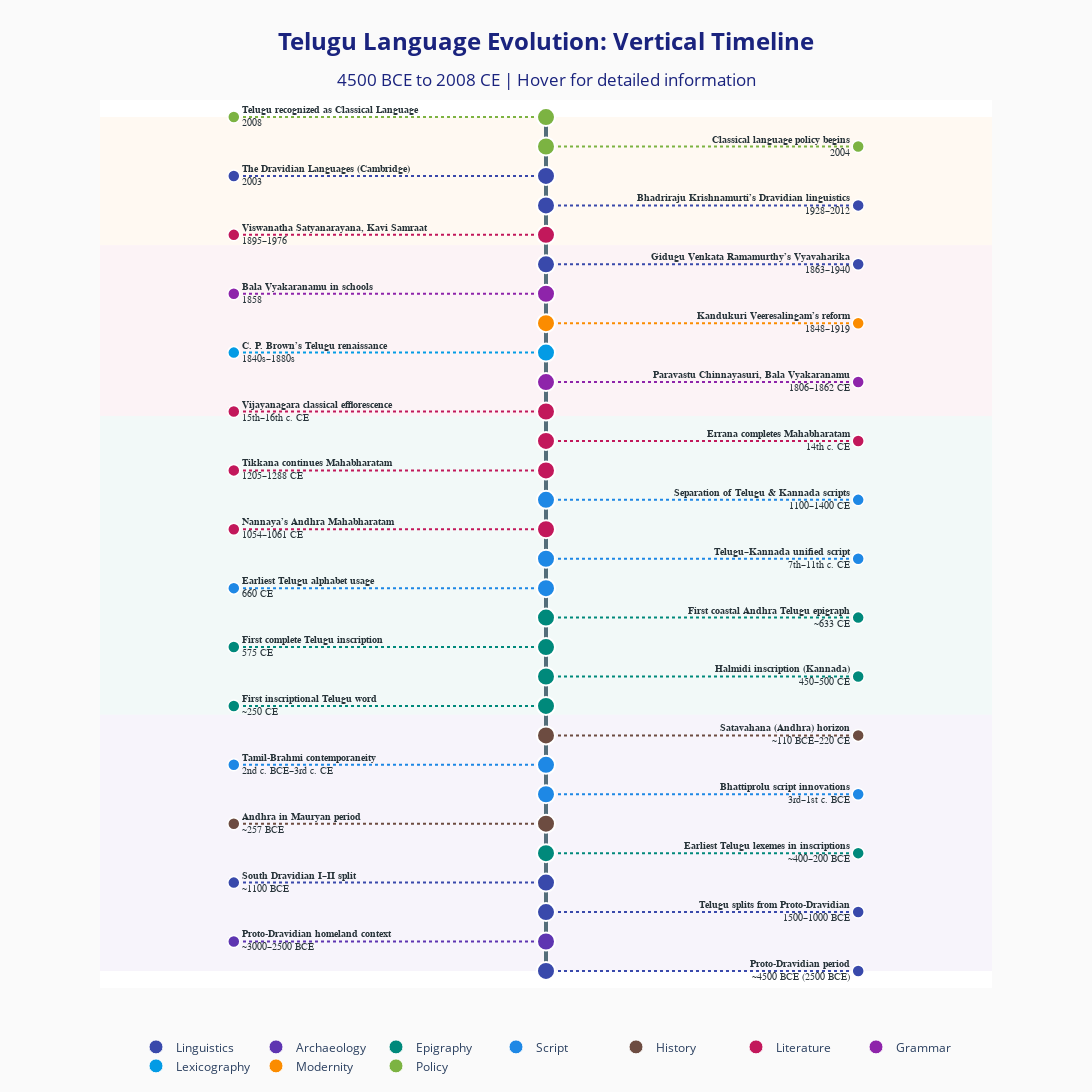

The notebook cell this image was saved under:
### Code cell
# 6. Category legend
for cat, col in category_colors.items():
    fig.add_trace(go.Scatter(
        x=[None], y=[None], mode='markers',
        marker=dict(size=14, color=col, line=dict(color='white', width=1)),
        name=cat, hoverinfo='skip'
    ))

# Layout
fig.update_layout(
    title=dict(
        text="<b>Telugu Language Evolution: Vertical Timeline</b><br>"
             "<sub>4500 BCE to 2008 CE | Hover for detailed information</sub>",
        x=0.5, font=dict(size=24, color='#1a237e')
    ),
    showlegend=True,
    legend=dict(orientation="h", y=-0.05, x=0.5, xanchor="center"),
    xaxis=dict(visible=False, range=[0, 1]),
    yaxis=dict(visible=False, range=[-0.02, 1.02]),
    width=1400, height=3500,
    margin=dict(l=100, r=100, t=100, b=80),
    paper_bgcolor='#fafafa',
    plot_bgcolor='#ffffff',
    shapes=shapes,
    hovermode='closest'
)

fig.write_html("telugu_vertical_timeline.html", include_plotlyjs="cdn")
fig.show()

### Figure 1 — Plotly figure (JSON) as saved in the notebook; plotly's stock layout.template omitted (floating-point values rounded to 4 significant figures)
{"data": [{"hoverinfo": "skip", "line": {"color": "#546e7a", "width": 4}, "mode": "lines", "showlegend": false, "type": "scatter", "x": [0.5, 0.5], "y": [0, 1]}, {"hoverinfo": "skip", "line": {"color": "#3949ab", "dash": "dot", "width": 2}, "mode": "lines", "showlegend": false, "type": "scatter", "x": [0.5, 0.85], "y": [0, 0]}, {"hoverinfo": "skip", "line": {"color": "#5e35b1", "dash": "dot", "width": 2}, "mode": "lines", "showlegend": false, "type": "scatter", "x": [0.5, 0.15], "y": [0.03448, 0.03448]}, {"hoverinfo": "skip", "line": {"color": "#3949ab", "dash": "dot", "width": 2}, "mode": "lines", "showlegend": false, "type": "scatter", "x": [0.5, 0.85], "y": [0.06897, 0.06897]}, {"hoverinfo": "skip", "line": {"color": "#3949ab", "dash": "dot", "width": 2}, "mode": "lines", "showlegend": false, "type": "scatter", "x": [0.5, 0.15], "y": [0.1034, 0.1034]}, {"hoverinfo": "skip", "line": {"color": "#00897b", "dash": "dot", "width": 2}, "mode": "lines", "showlegend": false, "type": "scatter", "x": [0.5, 0.85], "y": [0.1379, 0.1379]}, {"hoverinfo": "skip", "line": {"color": "#6d4c41", "dash": "dot", "width": 2}, "mode": "lines", "showlegend": false, "type": "scatter", "x": [0.5, 0.15], "y": [0.1724, 0.1724]}, {"hoverinfo": "skip", "line": {"color": "#1e88e5", "dash": "dot", "width": 2}, "mode": "lines", "showlegend": false, "type": "scatter", "x": [0.5, 0.85], "y": [0.2069, 0.2069]}, {"hoverinfo": "skip", "line": {"color": "#1e88e5", "dash": "dot", "width": 2}, "mode": "lines", "showlegend": false, "type": "scatter", "x": [0.5, 0.15], "y": [0.2414, 0.2414]}, {"hoverinfo": "skip", "line": {"color": "#6d4c41", "dash": "dot", "width": 2}, "mode": "lines", "showlegend": false, "type": "scatter", "x": [0.5, 0.85], "y": [0.2759, 0.2759]}, {"hoverinfo": "skip", "line": {"color": "#00897b", "dash": "dot", "width": 2}, "mode": "lines", "showlegend": false, "type": "scatter", "x": [0.5, 0.15], "y": [0.3103, 0.3103]}, {"hoverinfo": "skip", "line": {"color": "#00897b", "dash": "dot", "width": 2}, "mode": "lines", "showlegend": false, "type": "scatter", "x": [0.5, 0.85], "y": [0.3448, 0.3448]}, {"hoverinfo": "skip", "line": {"color": "#00897b", "dash": "dot", "width": 2}, "mode": "lines", "showlegend": false, "type": "scatter", "x": [0.5, 0.15], "y": [0.3793, 0.3793]}, {"hoverinfo": "skip", "line": {"color": "#00897b", "dash": "dot", "width": 2}, "mode": "lines", "showlegend": false, "type": "scatter", "x": [0.5, 0.85], "y": [0.4138, 0.4138]}, {"hoverinfo": "skip", "line": {"color": "#1e88e5", "dash": "dot", "width": 2}, "mode": "lines", "showlegend": false, "type": "scatter", "x": [0.5, 0.15], "y": [0.4483, 0.4483]}, {"hoverinfo": "skip", "line": {"color": "#1e88e5", "dash": "dot", "width": 2}, "mode": "lines", "showlegend": false, "type": "scatter", "x": [0.5, 0.85], "y": [0.4828, 0.4828]}, {"hoverinfo": "skip", "line": {"color": "#c2185b", "dash": "dot", "width": 2}, "mode": "lines", "showlegend": false, "type": "scatter", "x": [0.5, 0.15], "y": [0.5172, 0.5172]}, {"hoverinfo": "skip", "line": {"color": "#1e88e5", "dash": "dot", "width": 2}, "mode": "lines", "showlegend": false, "type": "scatter", "x": [0.5, 0.85], "y": [0.5517, 0.5517]}, {"hoverinfo": "skip", "line": {"color": "#c2185b", "dash": "dot", "width": 2}, "mode": "lines", "showlegend": false, "type": "scatter", "x": [0.5, 0.15], "y": [0.5862, 0.5862]}, {"hoverinfo": "skip", "line": {"color": "#c2185b", "dash": "dot", "width": 2}, "mode": "lines", "showlegend": false, "type": "scatter", "x": [0.5, 0.85], "y": [0.6207, 0.6207]}, {"hoverinfo": "skip", "line": {"color": "#c2185b", "dash": "dot", "width": 2}, "mode": "lines", "showlegend": false, "type": "scatter", "x": [0.5, 0.15], "y": [0.6552, 0.6552]}, {"hoverinfo": "skip", "line": {"color": "#8e24aa", "dash": "dot", "width": 2}, "mode": "lines", "showlegend": false, "type": "scatter", "x": [0.5, 0.85], "y": [0.6897, 0.6897]}, {"hoverinfo": "skip", "line": {"color": "#039be5", "dash": "dot", "width": 2}, "mode": "lines", "showlegend": false, "type": "scatter", "x": [0.5, 0.15], "y": [0.7241, 0.7241]}, {"hoverinfo": "skip", "line": {"color": "#fb8c00", "dash": "dot", "width": 2}, "mode": "lines", "showlegend": false, "type": "scatter", "x": [0.5, 0.85], "y": [0.7586, 0.7586]}, {"hoverinfo": "skip", "line": {"color": "#8e24aa", "dash": "dot", "width": 2}, "mode": "lines", "showlegend": false, "type": "scatter", "x": [0.5, 0.15], "y": [0.7931, 0.7931]}, {"hoverinfo": "skip", "line": {"color": "#3949ab", "dash": "dot", "width": 2}, "mode": "lines", "showlegend": false, "type": "scatter", "x": [0.5, 0.85], "y": [0.8276, 0.8276]}, {"hoverinfo": "skip", "line": {"color": "#c2185b", "dash": "dot", "width": 2}, "mode": "lines", "showlegend": false, "type": "scatter", "x": [0.5, 0.15], "y": [0.8621, 0.8621]}, {"hoverinfo": "skip", "line": {"color": "#3949ab", "dash": "dot", "width": 2}, "mode": "lines", "showlegend": false, "type": "scatter", "x": [0.5, 0.85], "y": [0.8966, 0.8966]}, {"hoverinfo": "skip", "line": {"color": "#3949ab", "dash": "dot", "width": 2}, "mode": "lines", "showlegend": false, "type": "scatter", "x": [0.5, 0.15], "y": [0.931, 0.931]}, {"hoverinfo": "skip", "line": {"color": "#7cb342", "dash": "dot", "width": 2}, "mode": "lines", "showlegend": false, "type": "scatter", "x": [0.5, 0.85], "y": [0.9655, 0.9655]}, {"hoverinfo": "skip", "line": {"color": "#7cb342", "dash": "dot", "width": 2}, "mode": "lines", "showlegend": false, "type": "scatter", "x": [0.5, 0.15], "y": [1, 1]}, {"hovertemplate": "%{text}<extra></extra>", "marker": {"color": ["#3949ab", "#5e35b1", "#3949ab", "#3949ab", "#00897b", "#6d4c41", "#1e88e5", "#1e88e5", "#6d4c41", "#00897b", "#00897b", "#00897b", "#00897b", "#1e88e5", "#1e88e5", "#c2185b", "#1e88e5", "#c2185b", "#c2185b", "#c2185b", "#8e24aa", "#039be5", "#fb8c00", "#8e24aa", "#3949ab", "#c2185b", "#3949ab", "#3949ab", "#7cb342", "#7cb342"], "line": {"color": "white", "width": 2}, "size": 18}, "mode": "markers", "showlegend": false, "text": ["<b>Proto-Dravidian period</b><br><b>Period:</b> ~4500 BCE (2500 BCE)<br><b>Category:</b> Linguistics<br><br><b>Evidence:</b><br>Bayesian phylogenetics; comparative-historical linguistics<br><br><b>Description:</b><br>Proto-Dravidian dated to ~4,500 years before present; linguistic reconstruction anchors Dravidian family origins.<br><br><b>References:</b> [web:240][web:251][web:187][web:184]", "<b>Proto-Dravidian homeland context</b><br><b>Period:</b> ~3000–2500 BCE<br><b>Category:</b> Archaeology<br><br><b>Evidence:</b><br>Archaeolinguistics; cultural lexicon (agriculture, metallurgy, ecology)<br><br><b>Description:</b><br>Lexical reconstructions imply Southern Neolithic cultural ecology in peninsular India.<br><br><b>References:</b> [web:184][web:187]", "<b>Telugu splits from Proto-Dravidian</b><br><b>Period:</b> 1500–1000 BCE<br><b>Category:</b> Linguistics<br><br><b>Evidence:</b><br>Comparative phonological reconstruction; family tree topology<br><br><b>Description:</b><br>Telugu diverges as South-Central Dravidian branch, distinct from Tamil branch.<br><br><b>References:</b> [web:240][web:251]", "<b>South Dravidian I–II split</b><br><b>Period:</b> ~1100 BCE<br><b>Category:</b> Linguistics<br><br><b>Evidence:</b><br>Phylogenetic dating; subgroup innovations<br><br><b>Description:</b><br>South Dravidian split (~1100 BCE) separates Telugu lineage from South Dravidian I (e.g., Tamil).<br><br><b>References:</b> [web:240][web:251]", "<b>Earliest Telugu lexemes in inscriptions</b><br><b>Period:</b> ~400–200 BCE<br><b>Category:</b> Epigraphy<br><br><b>Evidence:</b><br>Bhattiprolu casket inscriptions; paleographic analysis<br><br><b>Description:</b><br>Prakrit inscriptions in the Andhra region include Telugu words; Dravidian-oriented letter forms emerge.<br><br><b>References:</b> [web:179][web:183][web:18][web:69]", "<b>Andhra in Mauryan period</b><br><b>Period:</b> ~257 BCE<br><b>Category:</b> History<br><br><b>Evidence:</b><br>Classical references; regional historiography<br><br><b>Description:</b><br>‘Andhra’ appears as a regional-linguistic identity during/near Mauryan horizons.<br><br><b>References:</b> [web:184][web:190]", "<b>Bhattiprolu script innovations</b><br><b>Period:</b> 3rd–1st c. BCE<br><b>Category:</b> Script<br><br><b>Evidence:</b><br>Paleography; structural features (inherent vowel discarded; distinct glyphs)<br><br><b>Description:</b><br>Brahmi variant adapted for Dravidian phonology; inscriptions are in Prakrit though letterforms suit Dravidian.<br><br><b>References:</b> [web:2][web:18][web:69]", "<b>Tamil-Brahmi contemporaneity</b><br><b>Period:</b> 2nd c. BCE–3rd c. CE<br><b>Category:</b> Script<br><br><b>Evidence:</b><br>Southern Brahmi adaptations; Dravidian morphophonology in script<br><br><b>Description:</b><br>Parallel southern Brahmi stream evidences Dravidian-motivated orthographic reforms.<br><br><b>References:</b> [web:137]", "<b>Satavahana (Andhra) horizon</b><br><b>Period:</b> ~110 BCE–220 CE<br><b>Category:</b> History<br><br><b>Evidence:</b><br>Epigraphy and coinage; Purāṇic notice<br><br><b>Description:</b><br>Satavahanas identified as ‘Andhra’; inscriptions largely in Prakrit amidst Telugu-speaking substrate.<br><br><b>References:</b> [web:305][web:308][web:310]", "<b>First inscriptional Telugu word</b><br><b>Period:</b> ~250 CE<br><b>Category:</b> Epigraphy<br><br><b>Evidence:</b><br>Nagarjunakonda/Amaravati sphere; lexeme ‘Nagabu’ attested<br><br><b>Description:</b><br>Early Telugu lexeme in stone records marks transition to identifiable Telugu within inscriptions.<br><br><b>References:</b> [web:188][web:315]", "<b>Halmidi inscription (Kannada)</b><br><b>Period:</b> 450–500 CE<br><b>Category:</b> Epigraphy<br><br><b>Evidence:</b><br>Kadamba script; earliest Kannada-language epigraph<br><br><b>Description:</b><br>Demonstrates the early South-Western script continuum related to later Telugu-Kannada developments.<br><br><b>References:</b> [web:103][web:105][web:109]", "<b>First complete Telugu inscription</b><br><b>Period:</b> 575 CE<br><b>Category:</b> Epigraphy<br><br><b>Evidence:</b><br>Renati Chola records (Kadapa region)<br><br><b>Description:</b><br>Telugu becomes an administrative inscriptional language with full syntactic deployment.<br><br><b>References:</b> [web:104][web:180][web:188][web:110]", "<b>First coastal Andhra Telugu epigraph</b><br><b>Period:</b> ~633 CE<br><b>Category:</b> Epigraphy<br><br><b>Evidence:</b><br>Early Āndhradeśa corpus survey<br><br><b>Description:</b><br>Geographical expansion of written Telugu into coastal tracts is epigraphically visible.<br><br><b>References:</b> [web:183]", "<b>Earliest Telugu alphabet usage</b><br><b>Period:</b> 660 CE<br><b>Category:</b> Script<br><br><b>Evidence:</b><br>Vikramaditya I inscription; Sanskrit in Telugu-Kannada script<br><br><b>Description:</b><br>Shows early deployment of Telugu-Kannada glyph forms for writing non-Telugu language content.<br><br><b>References:</b> [web:186]", "<b>Telugu–Kannada unified script</b><br><b>Period:</b> 7th–11th c. CE<br><b>Category:</b> Script<br><br><b>Evidence:</b><br>Kadamba → Telugu-Kannada continuum; Eastern Chalukya diffusion<br><br><b>Description:</b><br>Shared akshara system serves both languages for several centuries before stylistic divergence.<br><br><b>References:</b> [web:21][web:42][web:49][web:85]", "<b>Nannaya’s Andhra Mahabharatam</b><br><b>Period:</b> 1054–1061 CE<br><b>Category:</b> Literature<br><br><b>Evidence:</b><br>Court patronage (Raja Raja Narendra); early champu style<br><br><b>Description:</b><br>Adi Kavi Nannaya inaugurates classical Telugu literature and codifies literary register.<br><br><b>References:</b> [web:215][web:222][web:224][web:212]", "<b>Separation of Telugu & Kannada scripts</b><br><b>Period:</b> 1100–1400 CE<br><b>Category:</b> Script<br><br><b>Evidence:</b><br>Paleographic drift; regional styles<br><br><b>Description:</b><br>Unified Telugu–Kannada script differentiates into distinct modern trajectories over three centuries.<br><br><b>References:</b> [web:21][web:85][web:87]", "<b>Tikkana continues Mahabharatam</b><br><b>Period:</b> 1205–1288 CE<br><b>Category:</b> Literature<br><br><b>Evidence:</b><br>Kakatiya-era literary expansion; Ubhaya Kavi Mitrudu<br><br><b>Description:</b><br>Translates 15 later parvas, sustaining high classical style and literary continuity.<br><br><b>References:</b> [web:213][web:216][web:219]", "<b>Errana completes Mahabharatam</b><br><b>Period:</b> 14th c. CE<br><b>Category:</b> Literature<br><br><b>Evidence:</b><br>Completion of Aranya Parvam remainder<br><br><b>Description:</b><br>Kavitrayam’s 300-year project defines Telugu classicism and autonomous literary identity.<br><br><b>References:</b> [web:222]", "<b>Vijayanagara classical efflorescence</b><br><b>Period:</b> 15th–16th c. CE<br><b>Category:</b> Literature<br><br><b>Evidence:</b><br>Ashtadiggajas; Peddana’s Manucharitramu<br><br><b>Description:</b><br>Telugu reaches classical zenith at imperial court with ornate prabandha tradition.<br><br><b>References:</b> [web:220][web:214][web:226]", "<b>Paravastu Chinnayasuri, Bala Vyakaranamu</b><br><b>Period:</b> 1806–1862 CE<br><b>Category:</b> Grammar<br><br><b>Evidence:</b><br>Paninian framing of Telugu; prescriptive codification<br><br><b>Description:</b><br>Standardizes Grandhika register and pedagogy; entrenches diglossia with Vyavaharika.<br><br><b>References:</b> [web:247][web:253][web:250]", "<b>C. P. Brown’s Telugu renaissance</b><br><b>Period:</b> 1840s–1880s<br><b>Category:</b> Lexicography<br><br><b>Evidence:</b><br>Dictionaries; manuscript rescue; critical editions<br><br><b>Description:</b><br>Systematic preservation and lexicographic standards prevent severe loss of classical corpus.<br><br><b>References:</b> [web:276][web:285][web:288]", "<b>Kandukuri Veeresalingam’s reform</b><br><b>Period:</b> 1848–1919<br><b>Category:</b> Modernity<br><br><b>Evidence:</b><br>First Telugu novel; widow remarriage; journals<br><br><b>Description:</b><br>Harnesses Telugu for social reform, women’s education, and modern prose.<br><br><b>References:</b> [web:277][web:283][web:289][web:274]", "<b>Bala Vyakaranamu in schools</b><br><b>Period:</b> 1858<br><b>Category:</b> Grammar<br><br><b>Evidence:</b><br>Educational standardization of prescriptive grammar<br><br><b>Description:</b><br>Codified norms pervade curricula, shaping prose and formal instruction.<br><br><b>References:</b> [web:250][web:247]", "<b>Gidugu Venkata Ramamurthy’s Vyavaharika</b><br><b>Period:</b> 1863–1940<br><b>Category:</b> Linguistics<br><br><b>Evidence:</b><br>Colloquial advocacy; Savara linguistics<br><br><b>Description:</b><br>Establishes linguistic democracy prioritizing spoken Telugu; August 29 observed as Telugu Language Day.<br><br><b>References:</b> [web:252][web:246][web:249][web:255]", "<b>Viswanatha Satyanarayana, Kavi Samraat</b><br><b>Period:</b> 1895–1976<br><b>Category:</b> Literature<br><br><b>Evidence:</b><br>Jnanpith 1970; classical meters in modern oeuvre<br><br><b>Description:</b><br>Demonstrates modern classical mastery with vast, genre-spanning contributions.<br><br><b>References:</b> [web:278][web:272][web:284]", "<b>Bhadriraju Krishnamurti’s Dravidian linguistics</b><br><b>Period:</b> 1928–2012<br><b>Category:</b> Linguistics<br><br><b>Evidence:</b><br>Telugu Verbal Bases (1961); The Dravidian Languages (2003)<br><br><b>Description:</b><br>Indigenous scholar synthesizes insider knowledge with rigorous comparative method.<br><br><b>References:</b> [web:245][web:251][web:263][web:232]", "<b>The Dravidian Languages (Cambridge)</b><br><b>Period:</b> 2003<br><b>Category:</b> Linguistics<br><br><b>Evidence:</b><br>Comprehensive synthesis; standard reference<br><br><b>Description:</b><br>Definitive framework for Dravidian comparative linguistics and Telugu’s place within it.<br><br><b>References:</b> [web:251][web:263]", "<b>Classical language policy begins</b><br><b>Period:</b> 2004<br><b>Category:</b> Policy<br><br><b>Evidence:</b><br>Government criteria; expert committee<br><br><b>Description:</b><br>Criteria codified for classical status; Tamil designated first under policy.<br><br><b>References:</b> [web:309][web:312]", "<b>Telugu recognized as Classical Language</b><br><b>Period:</b> 2008<br><b>Category:</b> Policy<br><br><b>Evidence:</b><br>Government notification; legal scrutiny later upheld<br><br><b>Description:</b><br>Documentation on antiquity, independent literature, and continuity secures classical status.<br><br><b>References:</b> [web:307][web:309][web:312][web:314]"], "type": "scatter", "x": [0.5, 0.5, 0.5, 0.5, 0.5, 0.5, 0.5, 0.5, 0.5, 0.5, 0.5, 0.5, 0.5, 0.5, 0.5, 0.5, 0.5, 0.5, 0.5, 0.5, 0.5, 0.5, 0.5, 0.5, 0.5, 0.5, 0.5, 0.5, 0.5, 0.5], "y": [0.0, 0.03448, 0.06897, 0.1034, 0.1379, 0.1724, 0.2069, 0.2414, 0.2759, 0.3103, 0.3448, 0.3793, 0.4138, 0.4483, 0.4828, 0.5172, 0.5517, 0.5862, 0.6207, 0.6552, 0.6897, 0.7241, 0.7586, 0.7931, 0.8276, 0.8621, 0.8966, 0.931, 0.9655, 1.0]}, {"hovertemplate": "%{hovertext}<extra></extra>", "hovertext": ["<b>Proto-Dravidian period</b><br><b>Period:</b> ~4500 BCE (2500 BCE)<br><b>Category:</b> Linguistics<br><br><b>Evidence:</b><br>Bayesian phylogenetics; comparative-historical linguistics<br><br><b>Description:</b><br>Proto-Dravidian dated to ~4,500 years before present; linguistic reconstruction anchors Dravidian family origins.<br><br><b>References:</b> [web:240][web:251][web:187][web:184]", "<b>Proto-Dravidian homeland context</b><br><b>Period:</b> ~3000–2500 BCE<br><b>Category:</b> Archaeology<br><br><b>Evidence:</b><br>Archaeolinguistics; cultural lexicon (agriculture, metallurgy, ecology)<br><br><b>Description:</b><br>Lexical reconstructions imply Southern Neolithic cultural ecology in peninsular India.<br><br><b>References:</b> [web:184][web:187]", "<b>Telugu splits from Proto-Dravidian</b><br><b>Period:</b> 1500–1000 BCE<br><b>Category:</b> Linguistics<br><br><b>Evidence:</b><br>Comparative phonological reconstruction; family tree topology<br><br><b>Description:</b><br>Telugu diverges as South-Central Dravidian branch, distinct from Tamil branch.<br><br><b>References:</b> [web:240][web:251]", "<b>South Dravidian I–II split</b><br><b>Period:</b> ~1100 BCE<br><b>Category:</b> Linguistics<br><br><b>Evidence:</b><br>Phylogenetic dating; subgroup innovations<br><br><b>Description:</b><br>South Dravidian split (~1100 BCE) separates Telugu lineage from South Dravidian I (e.g., Tamil).<br><br><b>References:</b> [web:240][web:251]", "<b>Earliest Telugu lexemes in inscriptions</b><br><b>Period:</b> ~400–200 BCE<br><b>Category:</b> Epigraphy<br><br><b>Evidence:</b><br>Bhattiprolu casket inscriptions; paleographic analysis<br><br><b>Description:</b><br>Prakrit inscriptions in the Andhra region include Telugu words; Dravidian-oriented letter forms emerge.<br><br><b>References:</b> [web:179][web:183][web:18][web:69]", "<b>Andhra in Mauryan period</b><br><b>Period:</b> ~257 BCE<br><b>Category:</b> History<br><br><b>Evidence:</b><br>Classical references; regional historiography<br><br><b>Description:</b><br>‘Andhra’ appears as a regional-linguistic identity during/near Mauryan horizons.<br><br><b>References:</b> [web:184][web:190]", "<b>Bhattiprolu script innovations</b><br><b>Period:</b> 3rd–1st c. BCE<br><b>Category:</b> Script<br><br><b>Evidence:</b><br>Paleography; structural features (inherent vowel discarded; distinct glyphs)<br><br><b>Description:</b><br>Brahmi variant adapted for Dravidian phonology; inscriptions are in Prakrit though letterforms suit Dravidian.<br><br><b>References:</b> [web:2][web:18][web:69]", "<b>Tamil-Brahmi contemporaneity</b><br><b>Period:</b> 2nd c. BCE–3rd c. CE<br><b>Category:</b> Script<br><br><b>Evidence:</b><br>Southern Brahmi adaptations; Dravidian morphophonology in script<br><br><b>Description:</b><br>Parallel southern Brahmi stream evidences Dravidian-motivated orthographic reforms.<br><br><b>References:</b> [web:137]", "<b>Satavahana (Andhra) horizon</b><br><b>Period:</b> ~110 BCE–220 CE<br><b>Category:</b> History<br><br><b>Evidence:</b><br>Epigraphy and coinage; Purāṇic notice<br><br><b>Description:</b><br>Satavahanas identified as ‘Andhra’; inscriptions largely in Prakrit amidst Telugu-speaking substrate.<br><br><b>References:</b> [web:305][web:308][web:310]", "<b>First inscriptional Telugu word</b><br><b>Period:</b> ~250 CE<br><b>Category:</b> Epigraphy<br><br><b>Evidence:</b><br>Nagarjunakonda/Amaravati sphere; lexeme ‘Nagabu’ attested<br><br><b>Description:</b><br>Early Telugu lexeme in stone records marks transition to identifiable Telugu within inscriptions.<br><br><b>References:</b> [web:188][web:315]", "<b>Halmidi inscription (Kannada)</b><br><b>Period:</b> 450–500 CE<br><b>Category:</b> Epigraphy<br><br><b>Evidence:</b><br>Kadamba script; earliest Kannada-language epigraph<br><br><b>Description:</b><br>Demonstrates the early South-Western script continuum related to later Telugu-Kannada developments.<br><br><b>References:</b> [web:103][web:105][web:109]", "<b>First complete Telugu inscription</b><br><b>Period:</b> 575 CE<br><b>Category:</b> Epigraphy<br><br><b>Evidence:</b><br>Renati Chola records (Kadapa region)<br><br><b>Description:</b><br>Telugu becomes an administrative inscriptional language with full syntactic deployment.<br><br><b>References:</b> [web:104][web:180][web:188][web:110]", "<b>First coastal Andhra Telugu epigraph</b><br><b>Period:</b> ~633 CE<br><b>Category:</b> Epigraphy<br><br><b>Evidence:</b><br>Early Āndhradeśa corpus survey<br><br><b>Description:</b><br>Geographical expansion of written Telugu into coastal tracts is epigraphically visible.<br><br><b>References:</b> [web:183]", "<b>Earliest Telugu alphabet usage</b><br><b>Period:</b> 660 CE<br><b>Category:</b> Script<br><br><b>Evidence:</b><br>Vikramaditya I inscription; Sanskrit in Telugu-Kannada script<br><br><b>Description:</b><br>Shows early deployment of Telugu-Kannada glyph forms for writing non-Telugu language content.<br><br><b>References:</b> [web:186]", "<b>Telugu–Kannada unified script</b><br><b>Period:</b> 7th–11th c. CE<br><b>Category:</b> Script<br><br><b>Evidence:</b><br>Kadamba → Telugu-Kannada continuum; Eastern Chalukya diffusion<br><br><b>Description:</b><br>Shared akshara system serves both languages for several centuries before stylistic divergence.<br><br><b>References:</b> [web:21][web:42][web:49][web:85]", "<b>Nannaya’s Andhra Mahabharatam</b><br><b>Period:</b> 1054–1061 CE<br><b>Category:</b> Literature<br><br><b>Evidence:</b><br>Court patronage (Raja Raja Narendra); early champu style<br><br><b>Description:</b><br>Adi Kavi Nannaya inaugurates classical Telugu literature and codifies literary register.<br><br><b>References:</b> [web:215][web:222][web:224][web:212]", "<b>Separation of Telugu & Kannada scripts</b><br><b>Period:</b> 1100–1400 CE<br><b>Category:</b> Script<br><br><b>Evidence:</b><br>Paleographic drift; regional styles<br><br><b>Description:</b><br>Unified Telugu–Kannada script differentiates into distinct modern trajectories over three centuries.<br><br><b>References:</b> [web:21][web:85][web:87]", "<b>Tikkana continues Mahabharatam</b><br><b>Period:</b> 1205–1288 CE<br><b>Category:</b> Literature<br><br><b>Evidence:</b><br>Kakatiya-era literary expansion; Ubhaya Kavi Mitrudu<br><br><b>Description:</b><br>Translates 15 later parvas, sustaining high classical style and literary continuity.<br><br><b>References:</b> [web:213][web:216][web:219]", "<b>Errana completes Mahabharatam</b><br><b>Period:</b> 14th c. CE<br><b>Category:</b> Literature<br><br><b>Evidence:</b><br>Completion of Aranya Parvam remainder<br><br><b>Description:</b><br>Kavitrayam’s 300-year project defines Telugu classicism and autonomous literary identity.<br><br><b>References:</b> [web:222]", "<b>Vijayanagara classical efflorescence</b><br><b>Period:</b> 15th–16th c. CE<br><b>Category:</b> Literature<br><br><b>Evidence:</b><br>Ashtadiggajas; Peddana’s Manucharitramu<br><br><b>Description:</b><br>Telugu reaches classical zenith at imperial court with ornate prabandha tradition.<br><br><b>References:</b> [web:220][web:214][web:226]", "<b>Paravastu Chinnayasuri, Bala Vyakaranamu</b><br><b>Period:</b> 1806–1862 CE<br><b>Category:</b> Grammar<br><br><b>Evidence:</b><br>Paninian framing of Telugu; prescriptive codification<br><br><b>Description:</b><br>Standardizes Grandhika register and pedagogy; entrenches diglossia with Vyavaharika.<br><br><b>References:</b> [web:247][web:253][web:250]", "<b>C. P. Brown’s Telugu renaissance</b><br><b>Period:</b> 1840s–1880s<br><b>Category:</b> Lexicography<br><br><b>Evidence:</b><br>Dictionaries; manuscript rescue; critical editions<br><br><b>Description:</b><br>Systematic preservation and lexicographic standards prevent severe loss of classical corpus.<br><br><b>References:</b> [web:276][web:285][web:288]", "<b>Kandukuri Veeresalingam’s reform</b><br><b>Period:</b> 1848–1919<br><b>Category:</b> Modernity<br><br><b>Evidence:</b><br>First Telugu novel; widow remarriage; journals<br><br><b>Description:</b><br>Harnesses Telugu for social reform, women’s education, and modern prose.<br><br><b>References:</b> [web:277][web:283][web:289][web:274]", "<b>Bala Vyakaranamu in schools</b><br><b>Period:</b> 1858<br><b>Category:</b> Grammar<br><br><b>Evidence:</b><br>Educational standardization of prescriptive grammar<br><br><b>Description:</b><br>Codified norms pervade curricula, shaping prose and formal instruction.<br><br><b>References:</b> [web:250][web:247]", "<b>Gidugu Venkata Ramamurthy’s Vyavaharika</b><br><b>Period:</b> 1863–1940<br><b>Category:</b> Linguistics<br><br><b>Evidence:</b><br>Colloquial advocacy; Savara linguistics<br><br><b>Description:</b><br>Establishes linguistic democracy prioritizing spoken Telugu; August 29 observed as Telugu Language Day.<br><br><b>References:</b> [web:252][web:246][web:249][web:255]", "<b>Viswanatha Satyanarayana, Kavi Samraat</b><br><b>Period:</b> 1895–1976<br><b>Category:</b> Literature<br><br><b>Evidence:</b><br>Jnanpith 1970; classical meters in modern oeuvre<br><br><b>Description:</b><br>Demonstrates modern classical mastery with vast, genre-spanning contributions.<br><br><b>References:</b> [web:278][web:272][web:284]", "<b>Bhadriraju Krishnamurti’s Dravidian linguistics</b><br><b>Period:</b> 1928–2012<br><b>Category:</b> Linguistics<br><br><b>Evidence:</b><br>Telugu Verbal Bases (1961); The Dravidian Languages (2003)<br><br><b>Description:</b><br>Indigenous scholar synthesizes insider knowledge with rigorous comparative method.<br><br><b>References:</b> [web:245][web:251][web:263][web:232]", "<b>The Dravidian Languages (Cambridge)</b><br><b>Period:</b> 2003<br><b>Category:</b> Linguistics<br><br><b>Evidence:</b><br>Comprehensive synthesis; standard reference<br><br><b>Description:</b><br>Definitive framework for Dravidian comparative linguistics and Telugu’s place within it.<br><br><b>References:</b> [web:251][web:263]", "<b>Classical language policy begins</b><br><b>Period:</b> 2004<br><b>Category:</b> Policy<br><br><b>Evidence:</b><br>Government criteria; expert committee<br><br><b>Description:</b><br>Criteria codified for classical status; Tamil designated first under policy.<br><br><b>References:</b> [web:309][web:312]", "<b>Telugu recognized as Classical Language</b><br><b>Period:</b> 2008<br><b>Category:</b> Policy<br><br><b>Evidence:</b><br>Government notification; legal scrutiny later upheld<br><br><b>Description:</b><br>Documentation on antiquity, independent literature, and continuity secures classical status.<br><br><b>References:</b> [web:307][web:309][web:312][web:314]"], "marker": {"color": ["#3949ab", "#5e35b1", "#3949ab", "#3949ab", "#00897b", "#6d4c41", "#1e88e5", "#1e88e5", "#6d4c41", "#00897b", "#00897b", "#00897b", "#00897b", "#1e88e5", "#1e88e5", "#c2185b", "#1e88e5", "#c2185b", "#c2185b", "#c2185b", "#8e24aa", "#039be5", "#fb8c00", "#8e24aa", "#3949ab", "#c2185b", "#3949ab", "#3949ab", "#7cb342", "#7cb342"], "line": {"color": "white", "width": 1.5}, "size": 12}, "mode": "markers+text", "showlegend": false, "text": ["<b>Proto-Dravidian period</b><br>~4500 BCE (2500 BCE)", "<b>Proto-Dravidian homeland context</b><br>~3000–2500 BCE", "<b>Telugu splits from Proto-Dravidian</b><br>1500–1000 BCE", "<b>South Dravidian I–II split</b><br>~1100 BCE", "<b>Earliest Telugu lexemes in inscriptions</b><br>~400–200 BCE", "<b>Andhra in Mauryan period</b><br>~257 BCE", "<b>Bhattiprolu script innovations</b><br>3rd–1st c. BCE", "<b>Tamil-Brahmi contemporaneity</b><br>2nd c. BCE–3rd c. CE", "<b>Satavahana (Andhra) horizon</b><br>~110 BCE–220 CE", "<b>First inscriptional Telugu word</b><br>~250 CE", "<b>Halmidi inscription (Kannada)</b><br>450–500 CE", "<b>First complete Telugu inscription</b><br>575 CE", "<b>First coastal Andhra Telugu epigraph</b><br>~633 CE", "<b>Earliest Telugu alphabet usage</b><br>660 CE", "<b>Telugu–Kannada unified script</b><br>7th–11th c. CE", "<b>Nannaya’s Andhra Mahabharatam</b><br>1054–1061 CE", "<b>Separation of Telugu & Kannada scripts</b><br>1100–1400 CE", "<b>Tikkana continues Mahabharatam</b><br>1205–1288 CE", "<b>Errana completes Mahabharatam</b><br>14th c. CE", "<b>Vijayanagara classical efflorescence</b><br>15th–16th c. CE", "<b>Paravastu Chinnayasuri, Bala Vyakaranamu</b><br>1806–1862 CE", "<b>C. P. Brown’s Telugu renaissance</b><br>1840s–1880s", "<b>Kandukuri Veeresalingam’s reform</b><br>1848–1919", "<b>Bala Vyakaranamu in schools</b><br>1858", "<b>Gidugu Venkata Ramamurthy’s Vyavaharika</b><br>1863–1940", "<b>Viswanatha Satyanarayana, Kavi Samraat</b><br>1895–1976", "<b>Bhadriraju Krishnamurti’s Dravidian linguistics</b><br>1928–2012", "<b>The Dravidian Languages (Cambridge)</b><br>2003", "<b>Classical language policy begins</b><br>2004", "<b>Telugu recognized as Classical Language</b><br>2008"], "textfont": {"color": "#263238", "family": "Arial", "size": 10}, "textposition": ["middle left", "middle right", "middle left", "middle right", "middle left", "middle right", "middle left", "middle right", "middle left", "middle right", "middle left", "middle right", "middle left", "middle right", "middle left", "middle right", "middle left", "middle right", "middle left", "middle right", "middle left", "middle right", "middle left", "middle right", "middle left", "middle right", "middle left", "middle right", "middle left", "middle right"], "type": "scatter", "x": [0.85, 0.15, 0.85, 0.15, 0.85, 0.15, 0.85, 0.15, 0.85, 0.15, 0.85, 0.15, 0.85, 0.15, 0.85, 0.15, 0.85, 0.15, 0.85, 0.15, 0.85, 0.15, 0.85, 0.15, 0.85, 0.15, 0.85, 0.15, 0.85, 0.15], "y": [0.0, 0.03448, 0.06897, 0.1034, 0.1379, 0.1724, 0.2069, 0.2414, 0.2759, 0.3103, 0.3448, 0.3793, 0.4138, 0.4483, 0.4828, 0.5172, 0.5517, 0.5862, 0.6207, 0.6552, 0.6897, 0.7241, 0.7586, 0.7931, 0.8276, 0.8621, 0.8966, 0.931, 0.9655, 1.0]}, {"hoverinfo": "skip", "marker": {"color": "#3949ab", "line": {"color": "white", "width": 1}, "size": 14}, "mode": "markers", "name": "Linguistics", "type": "scatter", "x": [null], "y": [null]}, {"hoverinfo": "skip", "marker": {"color": "#5e35b1", "line": {"color": "white", "width": 1}, "size": 14}, "mode": "markers", "name": "Archaeology", "type": "scatter", "x": [null], "y": [null]}, {"hoverinfo": "skip", "marker": {"color": "#00897b", "line": {"color": "white", "width": 1}, "size": 14}, "mode": "markers", "name": "Epigraphy", "type": "scatter", "x": [null], "y": [null]}, {"hoverinfo": "skip", "marker": {"color": "#1e88e5", "line": {"color": "white", "width": 1}, "size": 14}, "mode": "markers", "name": "Script", "type": "scatter", "x": [null], "y": [null]}, {"hoverinfo": "skip", "marker": {"color": "#6d4c41", "line": {"color": "white", "width": 1}, "size": 14}, "mode": "markers", "name": "History", "type": "scatter", "x": [null], "y": [null]}, {"hoverinfo": "skip", "marker": {"color": "#c2185b", "line": {"color": "white", "width": 1}, "size": 14}, "mode": "markers", "name": "Literature", "type": "scatter", "x": [null], "y": [null]}, {"hoverinfo": "skip", "marker": {"color": "#8e24aa", "line": {"color": "white", "width": 1}, "size": 14}, "mode": "markers", "name": "Grammar", "type": "scatter", "x": [null], "y": [null]}, {"hoverinfo": "skip", "marker": {"color": "#039be5", "line": {"color": "white", "width": 1}, "size": 14}, "mode": "markers", "name": "Lexicography", "type": "scatter", "x": [null], "y": [null]}, {"hoverinfo": "skip", "marker": {"color": "#fb8c00", "line": {"color": "white", "width": 1}, "size": 14}, "mode": "markers", "name": "Modernity", "type": "scatter", "x": [null], "y": [null]}, {"hoverinfo": "skip", "marker": {"color": "#7cb342", "line": {"color": "white", "width": 1}, "size": 14}, "mode": "markers", "name": "Policy", "type": "scatter", "x": [null], "y": [null]}], "layout": {"height": 3500, "hovermode": "closest", "legend": {"orientation": "h", "x": 0.5, "xanchor": "center", "y": -0.05}, "margin": {"b": 80, "l": 100, "r": 100, "t": 100}, "paper_bgcolor": "#fafafa", "plot_bgcolor": "#ffffff", "shapes": [{"fillcolor": "rgba(94,53,177,0.05)", "layer": "below", "line": {"width": 0}, "type": "rect", "x0": 0, "x1": 1, "xref": "paper", "y0": 0, "y1": 0.3, "yref": "y"}, {"fillcolor": "rgba(0,137,123,0.05)", "layer": "below", "line": {"width": 0}, "type": "rect", "x0": 0, "x1": 1, "xref": "paper", "y0": 0.3, "y1": 0.65, "yref": "y"}, {"fillcolor": "rgba(194,24,91,0.05)", "layer": "below", "line": {"width": 0}, "type": "rect", "x0": 0, "x1": 1, "xref": "paper", "y0": 0.65, "y1": 0.85, "yref": "y"}, {"fillcolor": "rgba(251,140,0,0.05)", "layer": "below", "line": {"width": 0}, "type": "rect", "x0": 0, "x1": 1, "xref": "paper", "y0": 0.85, "y1": 1, "yref": "y"}], "showlegend": true, "title": {"font": {"color": "#1a237e", "size": 24}, "text": "<b>Telugu Language Evolution: Vertical Timeline</b><br><sub>4500 BCE to 2008 CE | Hover for detailed information</sub>", "x": 0.5}, "width": 1400, "xaxis": {"range": [0, 1], "visible": false}, "yaxis": {"range": [-0.02, 1.02], "visible": false}}}
